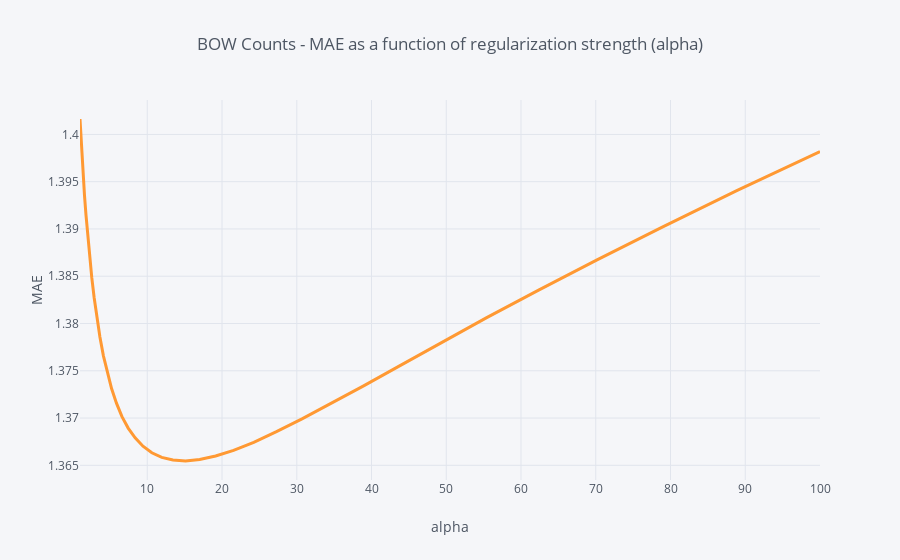

Notebook code cell kept with this figure:
### Code cell
cv_results_mae = pd.DataFrame(mae_by_alpha, columns = ['alpha', 'MAE'])
cv_results_mae.set_index('alpha').MAE.iplot(title = 'BOW Counts - MAE as a function of regularization strength (alpha)', xTitle = 'alpha', yTitle = 'MAE', width = 3, hline=(0,0))

### Figure 1 — Plotly figure (JSON) as saved in the notebook; plotly's stock layout.template omitted (floating-point values rounded to 4 significant figures)
{"data": [{"line": {"color": "rgba(255, 153, 51, 1.0)", "dash": "solid", "shape": "linear", "width": 3}, "mode": "lines", "name": "MAE", "text": "", "type": "scatter", "x": [1, 1.125, 1.266, 1.425, 1.604, 1.805, 2.031, 2.285, 2.572, 2.894, 3.257, 3.665, 4.125, 4.642, 5.223, 5.878, 6.615, 7.444, 8.377, 9.427, 10.61, 11.94, 13.43, 15.12, 17.01, 19.14, 21.54, 24.24, 27.28, 30.7, 34.55, 38.88, 43.75, 49.24, 55.41, 62.36, 70.17, 78.97, 88.86, 100], "y": [1.402, 1.4, 1.398, 1.396, 1.394, 1.391, 1.389, 1.387, 1.385, 1.383, 1.381, 1.379, 1.377, 1.375, 1.373, 1.372, 1.37, 1.369, 1.368, 1.367, 1.366, 1.366, 1.366, 1.365, 1.366, 1.366, 1.367, 1.367, 1.369, 1.37, 1.372, 1.373, 1.376, 1.378, 1.381, 1.384, 1.387, 1.39, 1.394, 1.398]}], "layout": {"autosize": true, "legend": {"bgcolor": "#F5F6F9", "font": {"color": "#4D5663"}}, "paper_bgcolor": "#F5F6F9", "plot_bgcolor": "#F5F6F9", "shapes": [{"line": {"color": "#db4052", "dash": "solid", "width": 1}, "type": "line", "x0": 0, "x1": 1, "xref": "paper", "y0": [0, 0], "y1": [0, 0], "yref": "y"}], "title": {"font": {"color": "#4D5663"}, "text": "BOW Counts - MAE as a function of regularization strength (alpha)"}, "xaxis": {"autorange": true, "gridcolor": "#E1E5ED", "range": [1, 100], "showgrid": true, "tickfont": {"color": "#4D5663"}, "title": {"font": {"color": "#4D5663"}, "text": "alpha"}, "type": "linear", "zerolinecolor": "#E1E5ED"}, "yaxis": {"autorange": true, "gridcolor": "#E1E5ED", "range": [1.363, 1.404], "showgrid": true, "tickfont": {"color": "#4D5663"}, "title": {"font": {"color": "#4D5663"}, "text": "MAE"}, "type": "linear", "zerolinecolor": "#E1E5ED"}}}
